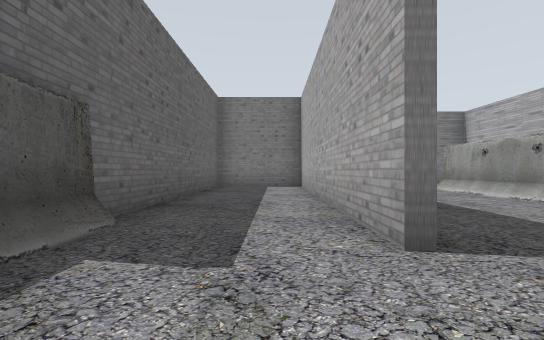
view 1 (above)

22 first-person views from a walk through a robot-simulator world made for Gazebo. The camera is 0.5 m above the floor, looks level and sees 85° across. Floor lines are 1 m apart. The floor is counted in squares, 1 m on a side. Each view is taken from the middle of a square. On the plan, view 1 faces up. The plan holds only what a view shows up to about 9 squares ahead; the rest is blank.

view 2
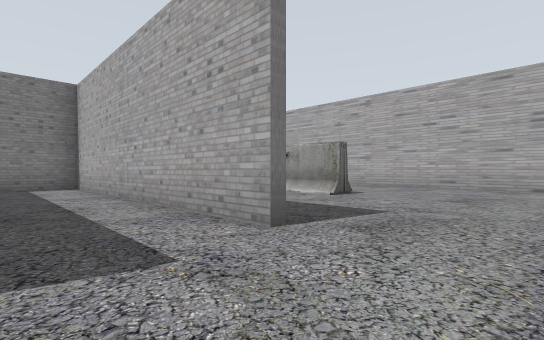

view 3
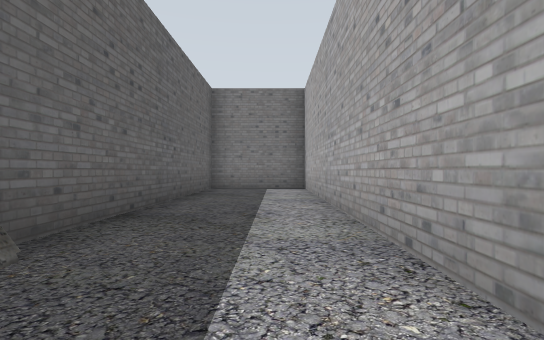

view 4
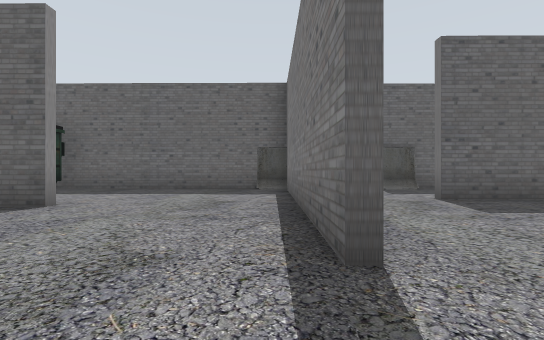

view 5
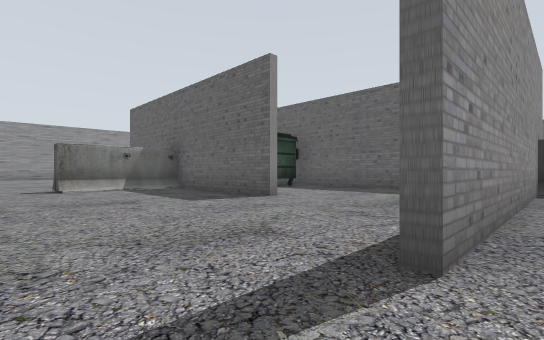

view 6
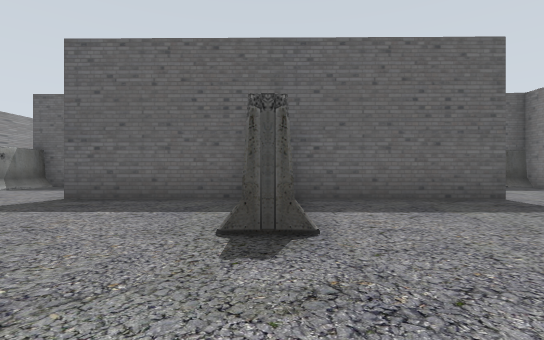

view 7
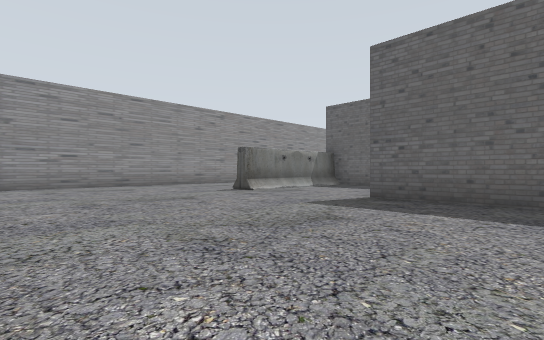

view 8
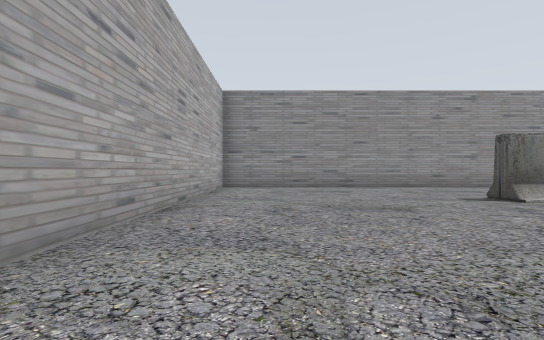

view 9
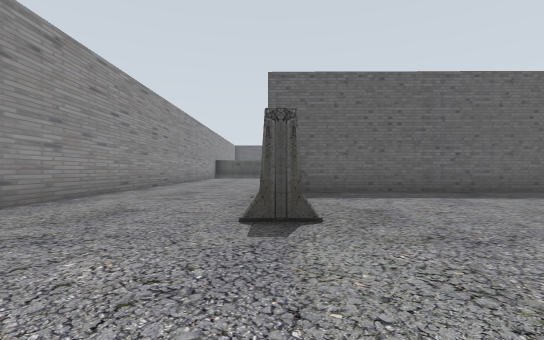

view 10
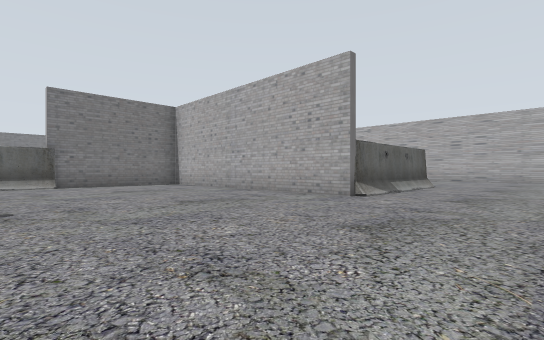

view 11
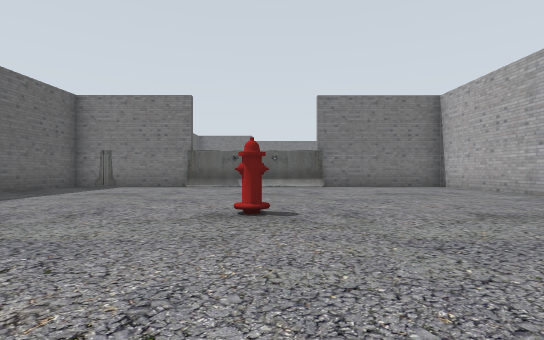

view 12
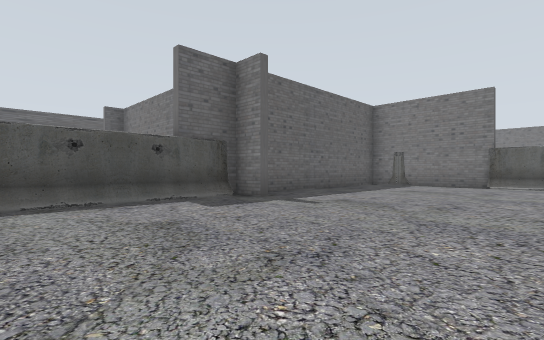

view 13
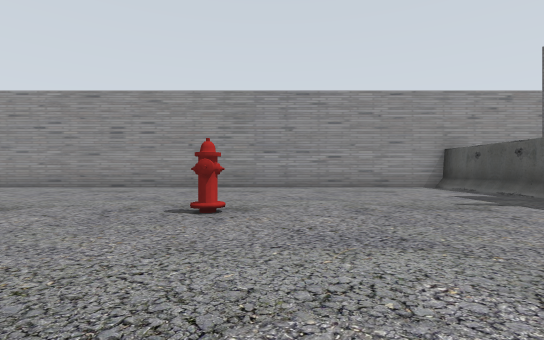

view 14
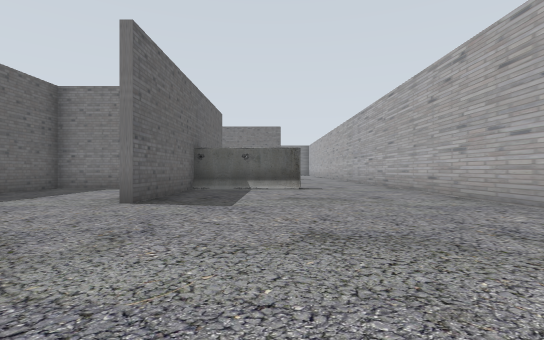

view 15
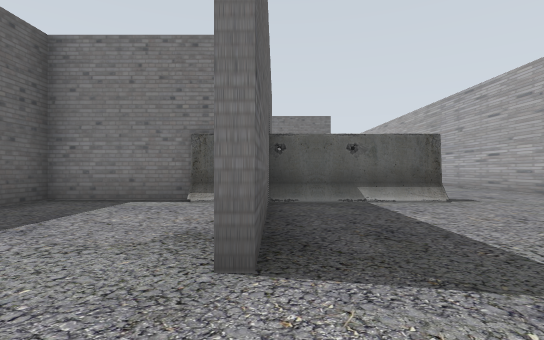

view 16
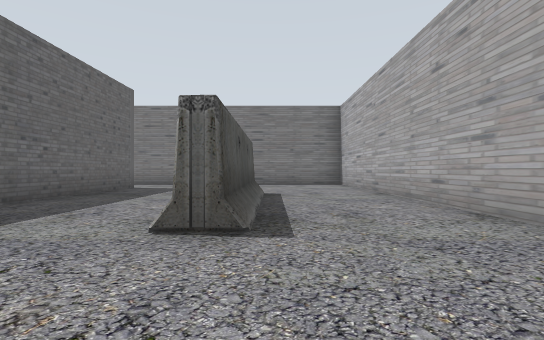

view 17
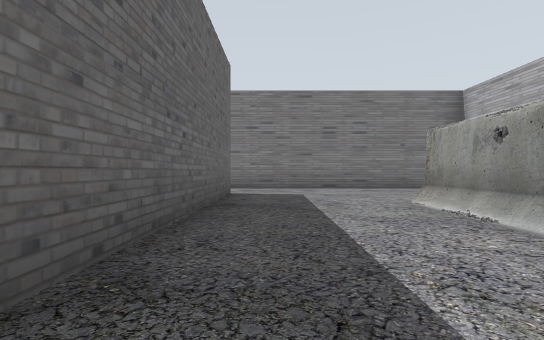

view 18
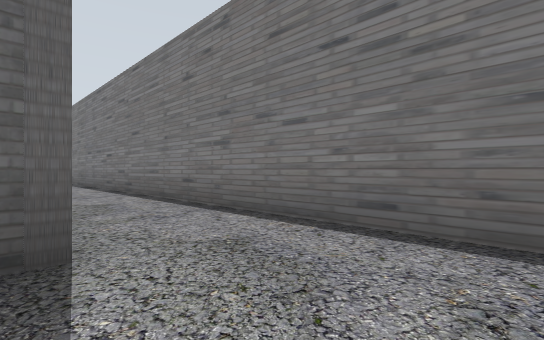

view 19
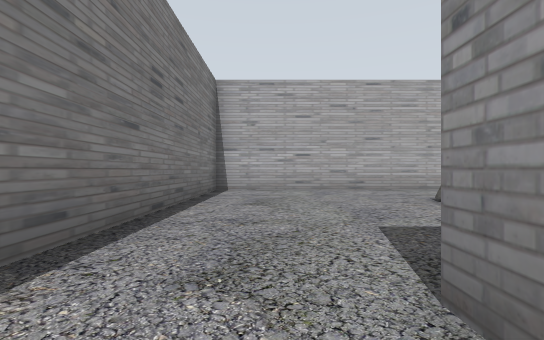

view 20
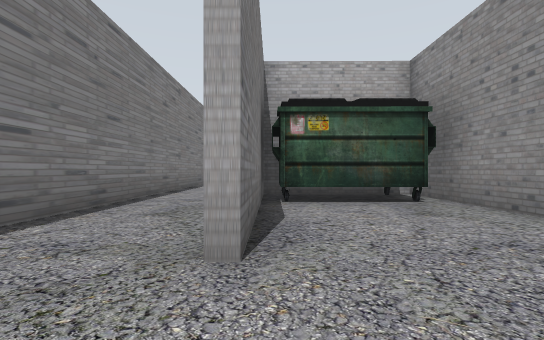

view 21
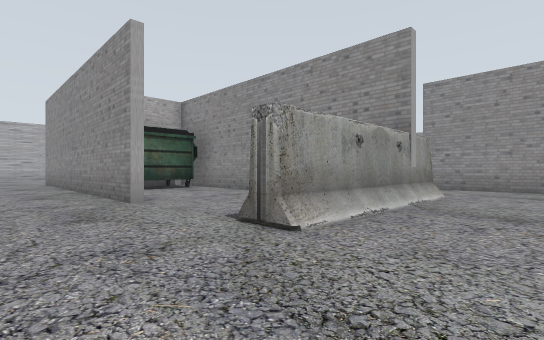

view 22
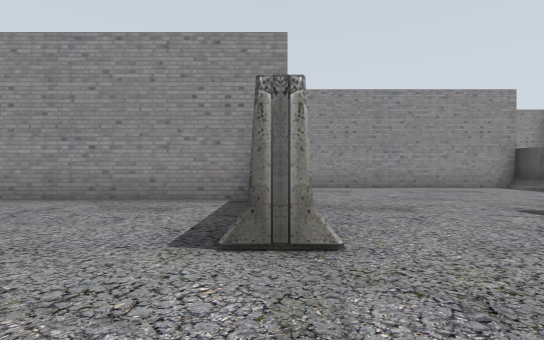

### Floor plan
Points are (right, up) in squares from view 1. A wall is a line through its corners. A room is listed if a view was taken in it or the views show most of it. See-through windows are left out.
Room 1 (views 1, 2, 3)
walls: (-1.7, 6.5) (-1.7, 1.9); (0.8, 1.8) (0.9, 9.2) (-1.7, 9.2) (-1.7, 8.4); (-1, -0.4) (0.5, -0.4)
ways out: opening at (1, 0.5) to room 2
objects: dumpster (-3, 7) to (-2, 9)
Room 2 (views 4, 5, 6, 7, 8, 9, 10, 11, 12, 13, 14, 15, 16, 17, 18, 19)
walls: (-9.4, -8.1) (-12.9, -8.1) (-12.9, -13.3); (1.1, -8.1) (-1.8, -8.1) (-1.9, -15.1); (2, -3.9) (1.9, -11.6); (0.5, -0.4) (4.5, -0.4); (-9.4, 2.7) (-8.2, 2.7); (-2, -15.1) (-1.9, -8.1) (-5.6, -8.1); (-12.1, -14.1) (-12.9, -14.1) (-12.9, -15.5); (4.5, -0.6) (-1.8, -0.6) (-1.8, -6.6); (-15.6, -14.1) (-16.9, -14.1); (7.4, 0.2) (7.4, 11.4) (-6.4, 11.4); (-1.8, 8.5) (-1.7, 9.2); (-6.5, 9.4) (1.1, 9.4) (1, 1.8); (-2.2, 9.2) (-3.4, 9.2); (-15.8, -18.4) (7.4, -18.4) (7.4, -4)
ways out: opening at (1, 0.5) to room 1; opening at (-8.5, 4.5) to room 3; opening at (-6, 10.5) to room 3
objects: barrier (-13, -18) to (-13, -16); barrier (-12, -7) to (-12, -5); barrier (-9, -8) to (-6, -8); fire hydrant (-7, -14); barrier (-2, 0) to (-2, 1); barrier (-1, -15) to (2, -15); dumpster (-1, -6) to (0, -6); barrier (3, -8) to (4, -8); barrier (4, 4) to (5, 7)
Room 3 (views 20, 21, 22)
walls: (-15.5, 2.7) (-9.4, 2.7); (-8.6, 6.2) (-1.8, 6.2); (-6.4, 11.4) (-7.4, 11.4); (-3.4, 9.2) (-6.4, 9.2)
ways out: opening at (-8.5, 4.5) to room 2; opening at (-6, 10.5) to room 2
objects: barrier (-16, 3) to (-16, 6); barrier (-9, 5) to (-9, 9)

Positions as (right, up) in squares from view 1, and headings:
1: (0, 0), facing up
2: (-1, 0), facing up-right
3: (0, 1), facing up
4: (6, -1), facing left
5: (6, 0), facing down-left
6: (7, -8), facing left
7: (7, -9), facing down-left
8: (6, -10), facing down
9: (5, -15), facing left
10: (-7, -18), facing up-right
11: (-7, -17), facing up
12: (-8, -18), facing up-left
13: (-8, -10), facing down
14: (4, -16), facing up
15: (2, -13), facing up
16: (5, 1), facing up
17: (2, 3), facing up
18: (3, 9), facing up-left
19: (0, 10), facing right
20: (-8, 9), facing right
21: (-11, 11), facing down-right
22: (-9, 11), facing down
